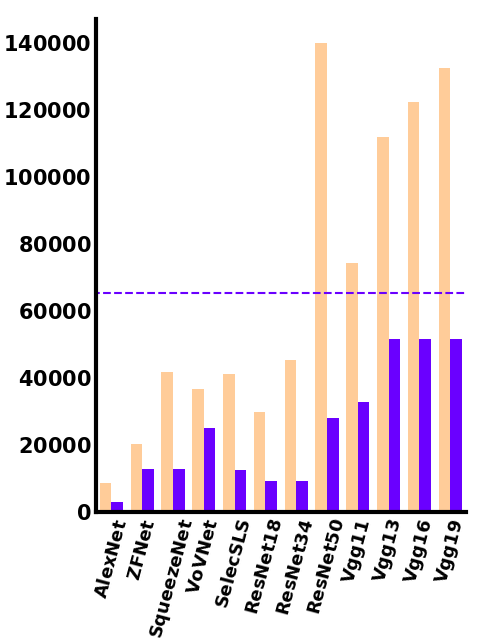

Write the Python code that produced this figure.
import numpy as np
import matplotlib.pyplot as plt
import math

models = ["alexnet", "zfnet", "squeezenet1_0", "vovnet27s", "selecsls42b", "resnet18", "resnet34", "resnet50", "vgg11", "vgg13", "vgg16", "vgg19"]
algo_sizes = [3088, 12944, 12704, 25088, 12544, 9408, 9408, 28224, 32982, 51744,51744,51744,]
labels = ["$\mathbf{AlexNet}$", "$\mathbf{ZFNet}$", "$\mathbf{SqueezeNet}$", "$\mathbf{VoVNet}$", "$\mathbf{SelecSLS}$", "$\mathbf{ResNet18}$", "$\mathbf{ResNet34}$", "$\mathbf{ResNet50}$", "$\mathbf{Vgg11}$", "$\mathbf{Vgg13}$", "$\mathbf{Vgg16}$", "$\mathbf{Vgg19}$"]

def get_layer_info(model_name):
    ret = {}
    data = np.loadtxt(f"{model_name}/layer_info.csv", str, delimiter=",")
    for i in range(1, len(data)):
        ret.update({
            data[i][0]: (
                data[i][1], 
                int(data[i][2]), int(data[i][3]), int(data[i][4]), int(data[i][5]), 
                int(data[i][6]), int(data[i][7]), int(data[i][8]), int(data[i][9]), 
                int(data[i][10]), int(data[i][11]), int(data[i][12]), int(data[i][13])
            )
        })
    return ret

def cal_linear_size(model_name):
    total_size = int(224*224/32)
    last_tensor_size = 0

    for k, v in get_layer_info(model_name).items():
        if ("Conv" in k) or ("Gemm" in k) or ("MaxPool" in k) or ("AveragePool" in k):
            OC,INC,INH_,INW_,KH,KW,strideH,strideW,padL,padR,padU,padD = v[1:]
            OH = (INH_+padU+padD-KH)//strideH+1
            OW = (INW_+padL+padR-KW)//strideW+1
            tensor_size = int((OC/4)*(math.ceil(OH*OW/32)))
            total_size += tensor_size
            last_tensor_size = tensor_size
        elif ("Add" in k):
            total_size += last_tensor_size
        else:
            raise
    return total_size

def plot():
    data_linear, data_algo = [], []
    for model_name, algo_size in zip(models,algo_sizes):
        data_linear.append(cal_linear_size(model_name))
        data_algo.append(algo_size)

    min_ratio, min_idx = 1000, -1
    for i in range(len(data_linear)):
        model_name, lin, algo = models[i], data_linear[i], data_algo[i]
        ratio = lin/algo
        if ratio < min_ratio:
            min_ratio, min_idx = ratio, i
    print(models[min_idx], data_linear[min_idx], data_algo[min_idx], min_ratio)

    max_ratio, max_idx = 0, -1
    for i in range(len(data_linear)):
        model_name, lin, algo = models[i], data_linear[i], data_algo[i]
        ratio = lin/algo
        if ratio > max_ratio:
            max_ratio, max_idx = ratio, i
    print(models[max_idx], data_linear[max_idx], data_algo[max_idx], max_ratio)

    plt.figure(figsize=(4.8,6.4))

    width = 0.75
    spine_width = 3
    colors = ['#FFCC99', '#6A00FF']
    plt.bar([it-(width/4) for it in range(len(models))], data_linear, width=width/2, color=colors[0],label="Linear")
    plt.bar([it+(width/4) for it in range(len(models))], data_algo, width=width/2, color=colors[1],label="Algorithm. 1")
    plt.plot([-1,len(models)],[65536,65536], linestyle="--", color=colors[1])

    plt.xticks(range(len(models)), labels, rotation=75)
    ax = plt.gca()
    ax.tick_params(which='both', width=3, length=0, direction='in')
    ax.yaxis.set_tick_params(labelsize=15)
    ax.xaxis.set_tick_params(labelsize=13)
    plt.yticks([0,20000,40000,60000,80000,100000,120000,140000], ["$\mathbf{0}$","$\mathbf{20000}$","$\mathbf{40000}$","$\mathbf{60000}$","$\mathbf{80000}$","$\mathbf{100000}$","$\mathbf{120000}$","$\mathbf{140000}$"])

    ax.spines['top'].set_linewidth(0)
    ax.spines['bottom'].set_linewidth(spine_width)
    ax.spines['left'].set_linewidth(spine_width)
    ax.spines['right'].set_linewidth(0)

    plt.xlim((-0.5, len(models)-0.5))
    
    plt.subplots_adjust(left=0.2, right=0.97, top=0.97, bottom=0.2)
    plt.savefig("rtm_eff.png")

plot()